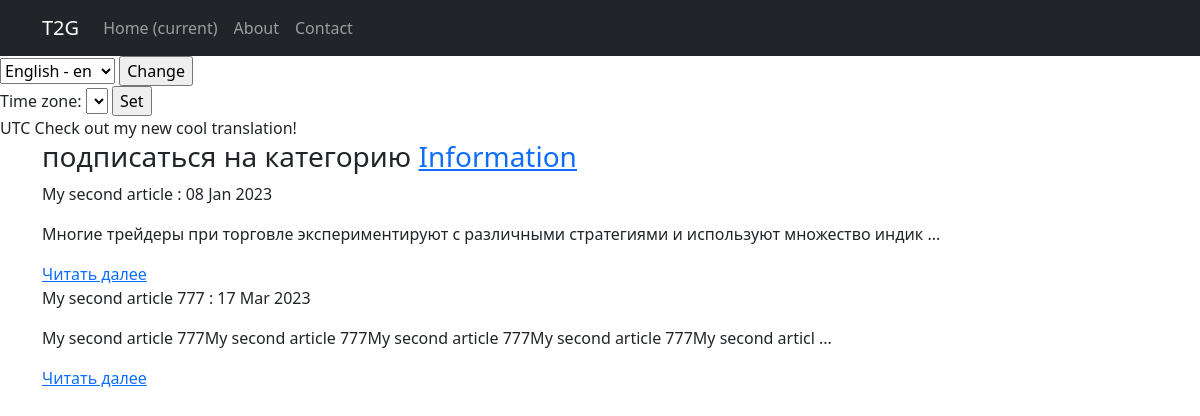
Page /news/category/3/ on the earlier database version.
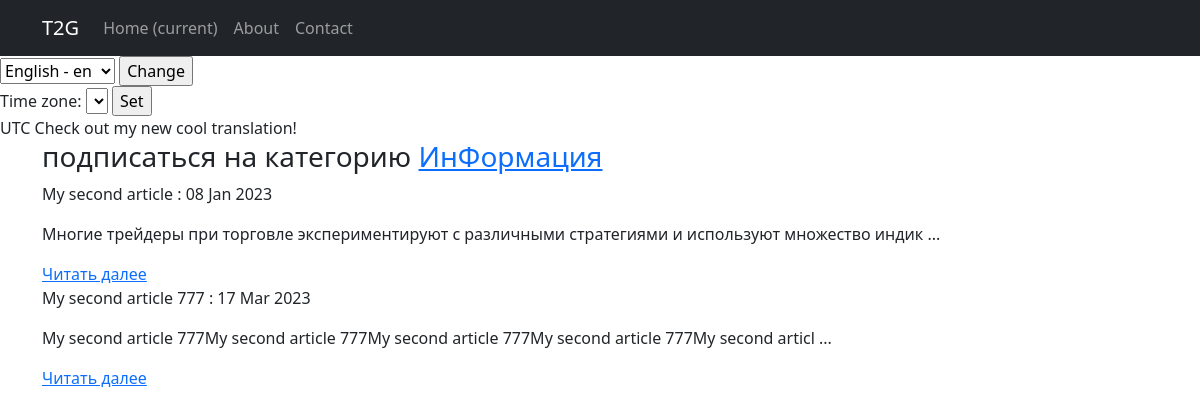
Same page on the later database version.
### NewsPortal/models.py (models this page shows, shortened)
class Category(models.Model):
    name = models.CharField(_('name'), max_length=128, unique=True, ) #ctagory name
    subscribers = models.ManyToManyField(User, related_name='categories', verbose_name =_('subscribers'))
    class Meta:
        verbose_name = _('Category')
        verbose_name_plural = _('Categories')

### NewsPortal/views.py (the view)
# urls.py: path('news/category/<int:pk>/', PostCategoryListView.as_view(), name = 'category')
class PostCategoryListView(ListView):
    model = Post
    ordering = '-dateCreation'
    template_name = 'news/post_category.html'
    context_object_name = 'Posts'
    paginate_by = 10  # вот так мы можем указать количество записей на странице
    def get_queryset(self):
        self.id = resolve(self.request.path_info).kwargs['pk']
        queryset = Post.objects.filter(
            postCategory=Category.objects.get(id=self.id))
        return queryset
    def get_context_data(self, **kwargs):
        context = super().get_context_data(**kwargs)
        context['post_category'] = Category.objects.get(
            id=self.id)  # передаем в  шаблон
        return context

### NewsPortal/models.py (called while the page is built)
    def preview(self):
        return f'{self.postText[0:100]}{" ..."}' #форматирование лучший вариант нежели просто конкатенация

### NewsPortal/templates/news/post_category.html (shortened to what this page needs)
{% extends 'default.html' %}
{% block content %}
{% if post_category.id %}
<h3>
    подписаться на категорию
    <a href="{% url 'news:category' post_category.id %}"> {{ post_category.name }} </a>
</h3>
{% endif %}
{% for post in Posts %}
{% if post %}
<p>{{ post.postTitle }} : {{post.dateCreation|date:'d M Y'}}
<p>
<p>{{ post.preview}} </p>
<a href="{% url 'news:postDetail' post.id %}"> Читать далее</a>
{% else %}
<h2> Нет постов в данной категории </h2>
{% endif %}
{% endfor %}
{% endblock content %}

Differences in the rows shown:
changed Category: name "Information" → "ИнФормация"
